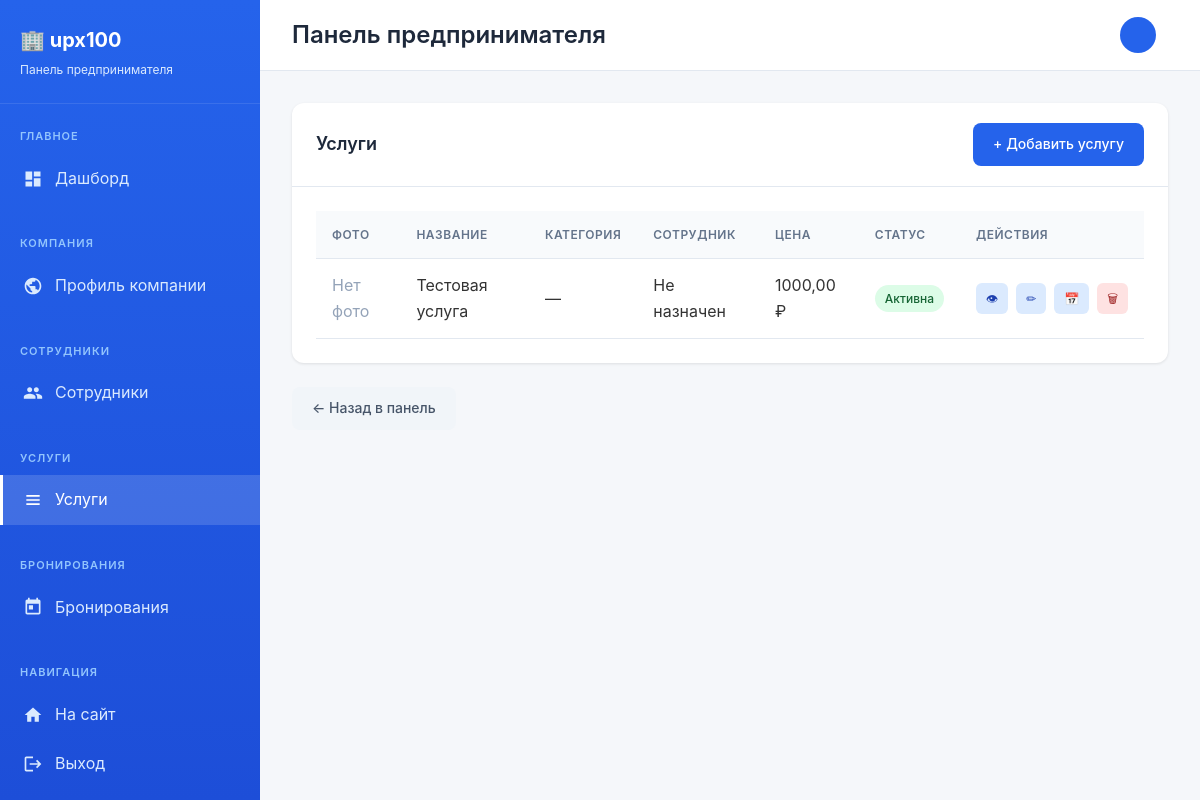
Page /business/services/ (signed in) on the earlier database version.
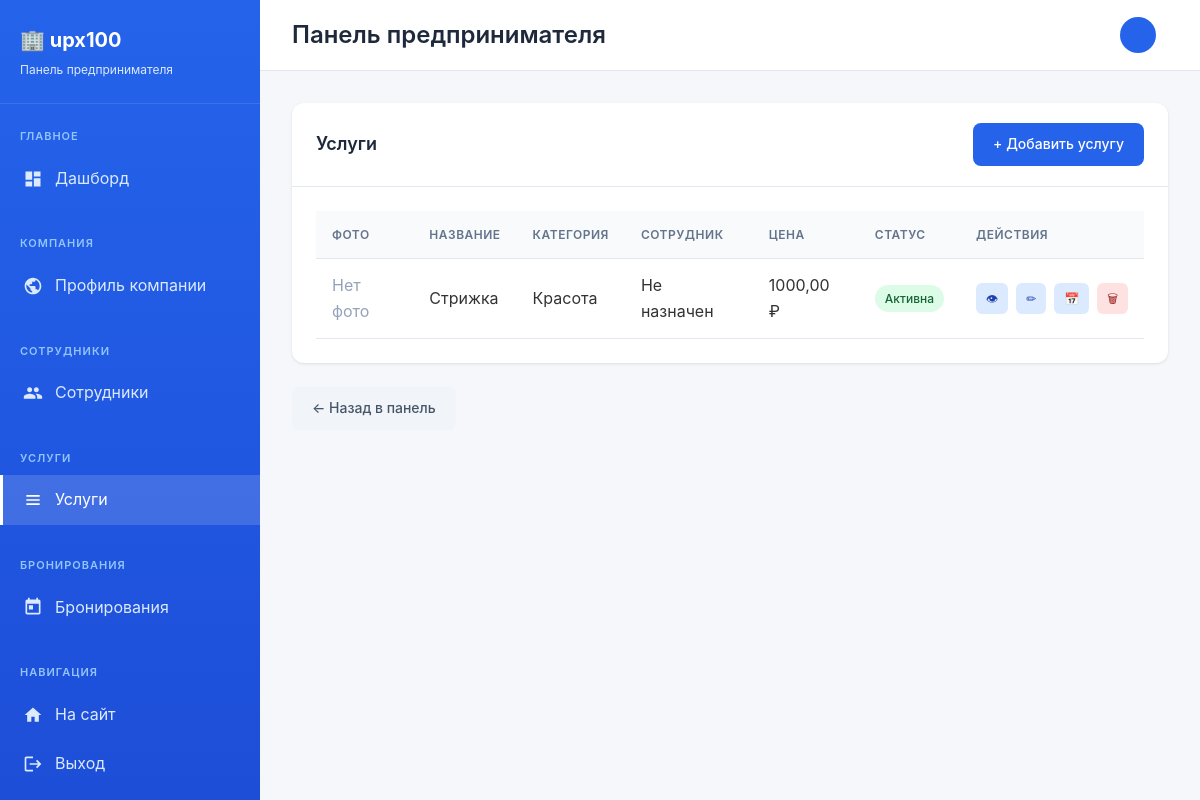
Same page on the later database version.
### business/models.py (models this page shows, shortened)
class Service(models.Model):
    STATUS_CHOICES = [
        ('draft', 'Черновик'),
        ('active', 'Активна'),
        ('inactive', 'Неактивна (неоплата)'),
        ('pending_payment', 'Ожидает оплаты'),
    ]
    company = models.ForeignKey(Company, on_delete=models.CASCADE, related_name='services', verbose_name="Компания")
    category = models.ForeignKey('companies.Category', on_delete=models.SET_NULL, null=True, blank=True,
                                  related_name='business_services', verbose_name="Категория")
    subcategory = models.ForeignKey('companies.Subcategory', on_delete=models.SET_NULL, null=True, blank=True,
                                  related_name='business_services', verbose_name="Подкатегория")
    employees = models.ManyToManyField(Employee, related_name='services', verbose_name="Сотрудники")
    name = models.CharField(max_length=200, verbose_name="Название услуги")
    description = models.TextField(blank=True, verbose_name="Описание")
    price = models.DecimalField(max_digits=10, decimal_places=2, verbose_name="Цена (руб)")
    duration = models.PositiveIntegerField(help_text="Длительность в минутах", verbose_name="Длительность (мин)", null=True, blank=True)
    photo = models.ImageField(upload_to='service_photos/', blank=True, null=True, verbose_name="Фото услуги")
    status = models.CharField(max_length=20, choices=STATUS_CHOICES, default='draft', verbose_name="Статус")
    created_at = models.DateTimeField(auto_now_add=True)
    updated_at = models.DateTimeField(auto_now=True)
    payment_amount = models.DecimalField(max_digits=10, decimal_places=2, default=0, verbose_name="Сумма оплаты (руб/мес)")
    payment_due_date = models.DateTimeField(null=True, blank=True, verbose_name="Дата окончания оплаты")
    last_payment_date = models.DateTimeField(null=True, blank=True, verbose_name="Дата последней оплаты")
    class Meta:
        verbose_name = "Услуга"
        verbose_name_plural = "Услуги"

### companies/models.py (models this page shows, shortened)
class Category(models.Model):
    name = models.CharField(
        max_length=100,
        unique=True,
        verbose_name='Название категории'
    )
    slug = models.SlugField(
        max_length=100,
        unique=True,
        verbose_name='Слаг'
    )
    icon = models.ImageField(
        upload_to='categories/icons/',
        blank=True,
        null=True,
        verbose_name='Иконка'
    )
    created_at = models.DateTimeField(
        auto_now_add=True,
        verbose_name='Дата создания'
    )
    class Meta:
        verbose_name = 'Категория'
        verbose_name_plural = 'Категории'
        ordering = ['name']

### business/views.py (the view)
# urls.py: path('services/', views.service_list_view, name='service_list'),
@login_required
def service_list_view(request):
    company = request.user.get_company()
    if not company:
        messages.error(request, 'Компания не найдена')
        return redirect('home')
    if request.user.role == 'employee':
        employee_profile = request.user.get_employee_profile()
        if employee_profile:
            services = employee_profile.services.all().select_related('category')
        else:
            services = Service.objects.none()
    else:
        services = company.services.all().select_related('category')
    return render(request, 'business/service_list.html', {'services': services, 'company': company})

### accounts/models.py (called while the page is built)
    def get_company(self):
        if self.role == 'entrepreneur':
            if hasattr(self, 'company'):
                return self.company
        elif self.role == 'employee':
            employee_profile = self.get_employee_profile()
            if employee_profile:
                return employee_profile.company
        return None

### templates/business/service_list.html (shortened to what this page needs)
{% extends 'business/base.html' %}
{% block content %}
<div class="card">
    <div class="card-header d-flex justify-content-between align-items-center">
        <h3 class="card-title mb-0">Услуги</h3>
        {% if user.role != 'employee' %}
        <a href="{% url 'business:service_create' %}" class="btn btn-primary">+ Добавить услугу</a>
        {% endif %}
    </div>
    <div class="card-body">
            {% if services %}
            <div class="table-responsive">
                <table>
                    <thead>
                        <tr>
                            <th>Фото</th>
                            <th>Название</th>
                            <th>Категория</th>
                            <th>Сотрудник</th>
                            <th>Цена</th>
                            <th>Статус</th>
                            <th>Действия</th>
                        </tr>
                    </thead>
                    <tbody>
                        {% for service in services %}
                        <tr>
                            <td>
                                {% if service.photo %}
                                    <img src="{{ service.photo.url }}" alt="{{ service.name }}" style="width: 50px; height: 50px; object-fit: cover; border-radius: 6px;">
                                {% else %}
                                    <span style="color: #94a3b8;">Нет фото</span>
                                {% endif %}
                            </td>
                            <td>{{ service.name }}</td>
                            <td>{{ service.category.name|default:"—" }}</td>
                            <td>{{ service.employee.name|default:"Не назначен" }}</td>
                            <td>{{ service.price }} ₽</td>
                            <td>
                                <span class="badge badge-{% if service.status == 'active' %}success{% elif service.status == 'pending_payment' %}warning{% elif service.status == 'inactive' %}danger{% else %}secondary{% endif %}">
                                    {{ service.get_status_display }}
                                </span>
                            </td>
                            <td>
                                <div class="actions-cell">
                                    <a href="{% url 'business:service_detail' service.pk %}" class="action-btn edit" title="Просмотр">👁</a>
                                    {% if user.role != 'employee' %}
                                    <a href="{% url 'business:service_edit' service.pk %}" class="action-btn edit" title="Редактировать">✏</a>
                                    {% endif %}
                                    <a href="{% url 'business:slot_manage' service.pk %}" class="action-btn edit" style="background: #dbeafe; color: #1e40af;" title="Слоты">📅</a>
                                    {% if user.role != 'employee' %}
                                    <a href="{% url 'business:service_delete' service.pk %}" class="action-btn delete" title="Удалить" onclick="confirmDelete(event, '{% url 'business:service_delete' service.pk %}')">🗑</a>
                                    {% endif %}
                                </div>
                            </td>
                        </tr>
                        {% endfor %}
                    </tbody>
                </table>
            </div>
            {% endif %}
        </div>
    </div>
    <div style="margin-top: 24px;">
        <a href="{% url 'business:company_profile' %}" class="btn btn-secondary">← Назад в панель</a>
    </div>
{% endblock %}

Differences in the rows shown:
changed Service "Активна": name "Тестовая услуга" → "Стрижка"; category.name "—" → "Красота"
